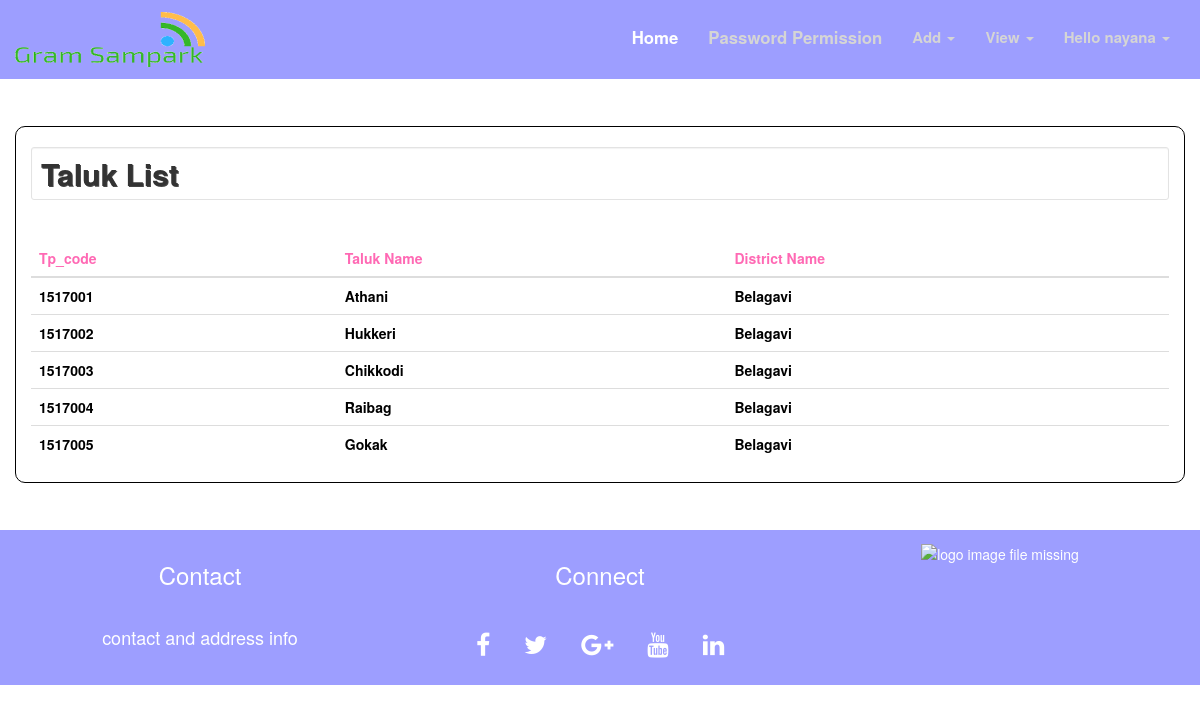
The page /zpadmin/viewtaluk.php (signed in) on the database its author committed.
### tables this page shows
CREATE TABLE `taluk_list` (
  `tp_code` bigint(20) NOT NULL,
  `zp_code` bigint(20) NOT NULL,
  `taluk_name` varchar(50) NOT NULL
);

CREATE TABLE `district_list` (
  `zp_code` bigint(20) NOT NULL,
  `state_name` varchar(50) NOT NULL,
  `district_name` varchar(50) NOT NULL
);

### zpadmin/viewtaluk.php (the view, shortened to what this page needs)
<!DOCTYPE html>
<html>
<head>
</head>
	<body>
		<?php
			include 'navbar.php';
		?>
		<div class="container-fluid">
			<div class="container" style="border:solid thin black;border-radius: 10px;">
				<h2 class="well well-sm" style="background-color:transparent; animation-duration: 3s;text-shadow:1px 1px 0 #444;"><b>Taluk List</b></h2><br>
				<div class="table-responsive w3-animate-zoom">
					<table class="table table-striped" style="color: black; font-weight: bold;">
						<thead>
							<tr>
								<th  style="color: #FF69B4;"><b>Tp_code</b></th>
								<th style="color: #FF69B4;"><b>Taluk Name</b></th>
								<th style="color: #FF69B4;"><b>District Name</b></th>
							</tr>
						</thead>
						<tbody style="background-color: transparent;">
							<?php
								$servername ="localhost";
								$username= "root";
								$password= "password";
								$dbname = "gramsampark";
								$conn = mysqli_connect($servername, $username, $password,$dbname );
								$sql="select tp_code,taluk_name,district_name from taluk_list,district_list where taluk_list.zp_code=district_list.zp_code";
								$result=mysqli_query($conn, $sql);
								if ($result-> num_rows >0) {
									while ($row= $result-> fetch_assoc()) {
										echo "<tr style='background-color:transparent;'><td>".$row["tp_code"]."</td><td>".$row['taluk_name']."</td><td>".$row["district_name"]."</td></tr>";
									}
								}
								else
								{
									echo "0 result";
								}
							?>
						</tbody>
					</table>
				</div>
			</div>
		</div>
		<?php include 'footer.php'; ?>
	</body>
</html>

### style.css (style rules this page uses)
html, body { height: 100%; width: 100%; }
.container { margin: 4% auto; }

### rows shown on the page
taluk_list: tp_code "1517001", taluk_name "Athani", zp_code.district_name "Belagavi"
taluk_list: tp_code "1517002", taluk_name "Hukkeri", zp_code.district_name "Belagavi"
taluk_list: tp_code "1517003", taluk_name "Chikkodi", zp_code.district_name "Belagavi"
taluk_list: tp_code "1517004", taluk_name "Raibag", zp_code.district_name "Belagavi"
taluk_list: tp_code "1517005", taluk_name "Gokak", zp_code.district_name "Belagavi"

### other values the page prints
$username "nayana"
